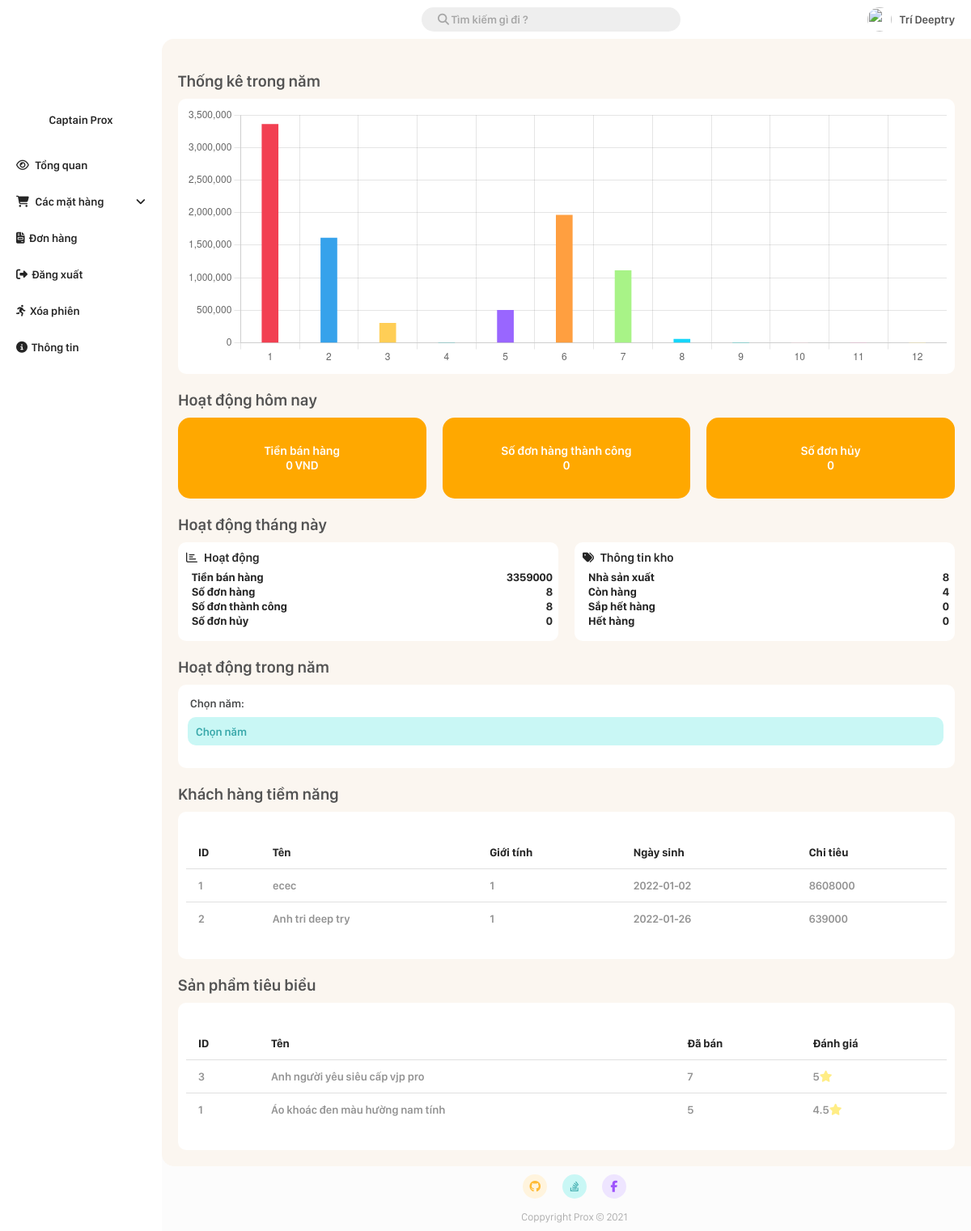
The page /Admin/index.php (signed in) on the database as committed earlier.
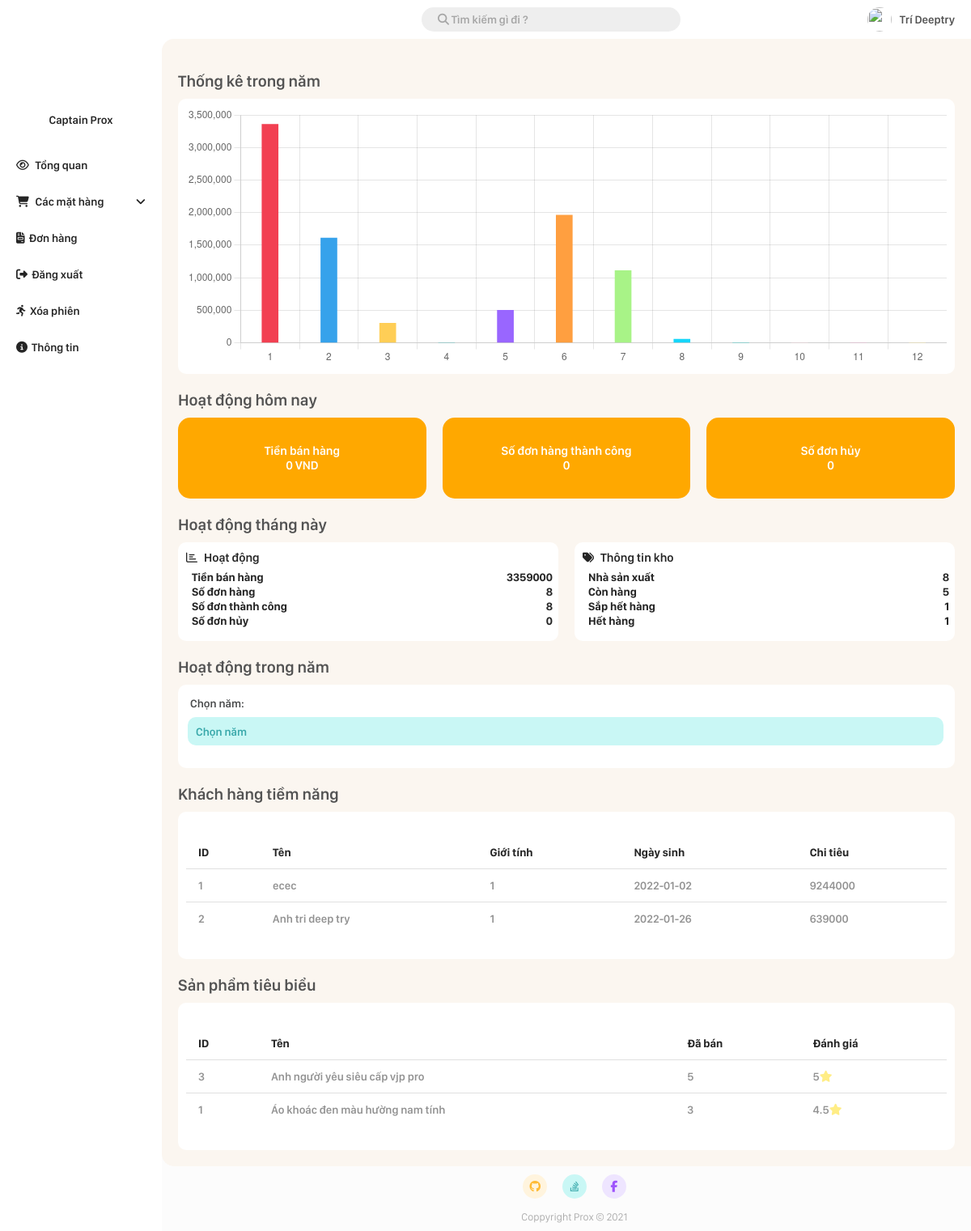
The same page on the database as committed later.
### tables this page shows
CREATE TABLE `customer` (
  `id` int(11) NOT NULL,
  `name` varchar(20) NOT NULL,
  `gender` bit(2) NOT NULL DEFAULT b'1',
  `dob` date NOT NULL,
  `email` varchar(20) NOT NULL,
  `password` varchar(20) NOT NULL,
  `phone` varchar(20) NOT NULL,
  `address` varchar(50) NOT NULL,
  `token` varchar(50) NOT NULL
);

CREATE TABLE `product` (
  `id` int(11) NOT NULL,
  `name` varchar(50) NOT NULL,
  `description` text NOT NULL,
  `image` text NOT NULL,
  `cost` double NOT NULL,
  `quantity` int(11) NOT NULL,
  `manufacturer_id` int(11) NOT NULL,
  `sold` int(11) NOT NULL DEFAULT '0',
  `type_id` int(11) NOT NULL DEFAULT '1'
);

### Admin/index.php (the view, shortened to what the changed rows need)
<!DOCTYPE html>
<html lang="en">
<head>
  <link rel="stylesheet" href="./CSS/style.css?v=3.1">
</head>
<body>
  <?php
  $query1month = "SELECT * FROM bill WHERE MONTH(TIMEDIFF(bill.time_order, CAST(CAST(NOW() AS DATE) AS DATETIME))) = 1";
  $totalOfMonth = "SELECT IFNULL(SUM(total), 0) as total_month FROM bill as t1 JOIN ( SELECT bill_detail.*,product.name,product.cost,product.cost * bill_detail.quantity as total FROM bill_detail JOIN product ON bill_detail.product_id = product.id ) as t2 ON t1.id = t2.bill_id WHERE MONTH(TIMEDIFF(t1.time_order, CAST(CAST(NOW() AS DATE) AS DATETIME))) = 1 AND t1.status = 2";
  $unSuccess_bill = 0;
  $totalOfMonthValueArray = mysqli_query($connect, $totalOfMonth);
  $totalOfMonthValue = mysqli_fetch_array($totalOfMonthValueArray);
  $success_bill_month = 0;
  $unSuccess_bill_month = 0;
  $queryMonthArray = mysqli_query($connect, $query1month);
  foreach ($queryMonthArray as $bill_month) {
    if ($bill_month['status'] == 2) {
      $success_bill_month += 1;
    } else if ($bill_month['status'] == 3) {
      $unSuccess_bill_month += 1;
    }
  }
  $manufacturer_query = "SELECT count(*) as number_of_manufacturer FROM manufacturer";
  $number_of_manufacturer_array = mysqli_query($connect, $manufacturer_query);
  $number_of_manufacturer_result = mysqli_fetch_array($number_of_manufacturer_array);
  $number_of_manufacturer_value = $number_of_manufacturer_result['number_of_manufacturer'];
  $stocking_query = "SELECT count(*) as stocking FROM product WHERE quantity > 0";
  $stocking_array = mysqli_query($connect, $stocking_query);
  $stocking_result = mysqli_fetch_array($stocking_array);
  $stocking_value = $stocking_result['stocking'];
  $out_of_stock_soon_query = "SELECT count(*) as out_of_stock_soon FROM product WHERE quantity < 20";
  $out_of_stock_soon_array = mysqli_query($connect, $out_of_stock_soon_query);
  $out_of_stock_soon_result = mysqli_fetch_array($out_of_stock_soon_array);
  $out_of_stock_soon_value = $out_of_stock_soon_result['out_of_stock_soon'];
  $out_of_stock_query = "SELECT count(*) as out_of_stock FROM product WHERE quantity < 20";
  $out_of_stock_array = mysqli_query($connect, $out_of_stock_query);
  $out_of_stock_result = mysqli_fetch_array($out_of_stock_array);
  $out_of_stock_value = $out_of_stock_result['out_of_stock'];
  $top5spending = "SELECT id,name,gender,dob,spending FROM customer as cus JOIN ( SELECT sum(total) as spending,t1.customer_id FROM bill as t1 JOIN ( SELECT bill_detail.*,product.name,product.cost,product.cost * bill_detail.quantity as total FROM bill_detail JOIN product ON bill_detail.product_id = product.id ) as t2 ON t1.id = t2.bill_id GROUP BY t1.customer_id ) as cus2 ON cus.id = cus2.customer_id ORDER BY spending DESC LIMIT 5";
  $topSpending_result = mysqli_query($connect, $top5spending);
  $top5product = "SELECT product.id,product.name,product.sold,AVG(rate_product.rating) as rate FROM product JOIN rate_product ON product.id = rate_product.product_id GROUP BY id ORDER BY sold DESC LIMIT 5";
  $topProduct = mysqli_query($connect, $top5product);
  ?>
  <div class="grid-container">
      <?php require_once "./root/navbar.php"; ?>
      <?php require_once "./root/sidebar.php"; ?>
    <div class="container-main">
      <h1 class="main-title">Thống kê trong năm</h1>
      <h1 class="main-title">Hoạt động hôm nay</h1>
      <h1 class="main-title">Hoạt động tháng này</h1>
      <div class="monthly-activity">
        <div class="monthly-activity-item">
          <table>
            <tr>
              <th class="collumn-right">
                Tiền bán hàng
              </th>
              <th class="collumn-left">
                <?= $totalOfMonthValue['total_month'] ?>
              </th>
            </tr>
            <tr>
              <th class="collumn-right">
                Số đơn hàng
              </th>
              <th class="collumn-left">
                <?= $success_bill_month + $unSuccess_bill ?>
              </th>
            </tr>
            <tr>
              <th class="collumn-right">
                Số đơn thành công
              </th>
              <th class="collumn-left">
                <?= $success_bill_month ?>
              </th>
            </tr>
            <tr>
              <th class="collumn-right">
                Số đơn hủy
              </th>
              <th class="collumn-left">
                <?= $unSuccess_bill ?>
              </th>
            </tr>
          </table>
        </div>
        <div class="monthly-activity-item">
          <table>
            <tr>
              <th class="collumn-right">
                Nhà sản xuất
              </th>
              <th class="collumn-left">
                <?= $number_of_manufacturer_value ?>
              </th>
            </tr>
            <tr>
              <th class="collumn-right">
                Còn hàng
              </th>
              <th class="collumn-left">
                <?= $stocking_value ?>
              </th>
            </tr>
            <tr>
              <th class="collumn-right">
                Sắp hết hàng
              </th>
              <th class="collumn-left">
                <?= $out_of_stock_soon_value ?>
              </th>
            </tr>
            <tr>
              <th class="collumn-right">
                Hết hàng
              </th>
              <th class="collumn-left">
                <?= $out_of_stock_value ?>
              </th>
            </tr>
          </table>
        </div>
      </div>
      <h1 class="main-title">Hoạt động trong năm</h1>
      <div class="year-activity">
        <div class="year-activity-item">
          <form action="" method="get">
            <table>
              <tr>
                <th class="collumn-right">
                  <select id="year" name="year">
                    <option value="0" selected>Chọn năm</option>
                  </select>
                </th>
              </tr>
            </table>
          </form>
          <br>
        </div>
      </div>
      <h1 class="main-title">Khách hàng tiềm năng</h1>
      <div class="year-activity">
        <div class="year-activity-item">
          <table class="styled-table">
            <thead>
              <tr>
                <th>ID</th>
                <th>Tên</th>
                <th>Giới tính</th>
                <th>Ngày sinh</th>
                <th>Chi tiêu</th>
              </tr>
            </thead>
            <tbody>
              <?php foreach ($topSpending_result as $spending) { ?>
                <tr>
                  <td><?= $spending['id'] ?></td>
                  <td><?= $spending['name'] ?></td>
                  <td><?= $spending['gender'] ?></td>
                  <td><?= $spending['dob'] ?></td>
                  <td><?= $spending['spending'] ?></td>
                </tr>
              <?php } ?>
            </tbody>
          </table>
        </div>
      </div>
      <h1 class="main-title">Sản phẩm tiêu biểu</h1>
      <div class="year-activity">
        <div class="year-activity-item">
          <table class="styled-table">
            <thead>
              <tr>
                <th>ID</th>
                <th>Tên</th>
                <th>Đã bán</th>
                <th>Đánh giá</th>
              </tr>
            </thead>
            <tbody>
              <?php foreach ($topProduct as $top) { ?>
                <tr>
                  <td><?= $top['id'] ?></th>
                  <td><?= $top['name'] ?></td>
                  <td><?= $top['sold'] ?></td>
                  <td><?= round($top['rate'],1)  ?><span style="color: #FFED85 !important;" class="fa fa-star"></span></td>
                </tr>
              <?php } ?>
            </tbody>
          </table>
        </div>
      </div>
    </div>
      <?php require_once "./root/footer.php"; ?>
  </div>
</body>
<script>
  let number_array = document.getElementsByClassName('month-data');
  let chartData = [];
  for (i = 0; i <= 11; i++) {
    let value = number_array[i].textContent;
    chartData.push(value);
  }
  console.log(chartData);
</script>
<script>
  const ctx = document.getElementById('yearChart');
  const myChart = new Chart(ctx, {
    type: 'bar',
    data: {
      labels: ['1', '2', '3', '4', '5', '6', '7', '8', '9', '10', '11', '12'],
      datasets: [{
        label: '',
        data: chartData,
        backgroundColor: [
          '#F24052',
          'rgba(54, 162, 235, 1)',
          'rgba(255, 206, 86, 1)',
          'rgba(75, 192, 192, 1)',
          'rgba(153, 102, 255, 1)',
          'rgba(255, 159, 64, 1)',
          '#A8F387',
          '#16D6FA',
          '#2ACCC8',
          '#F7D6E0',
          '#F2B5D4',
          '#FFEBA5'
        ],
        borderColor: 'transparent',
        borderWidth: 0,
        barThickness: 20
      }]
    },
    options: {
      scales: {
        y: {
          beginAtZero: true
        }
      },
      plugins: {
        legend: {
          display: false
        }
      }
    }
  });
</script>
</html>

Rows that differ between the two databases and show on the page:
computed for customer "ecec": spending "8608000" → "9244000"
changed product "Anh người yêu siêu cấp vjp pro": sold "7" → "5"
changed product "Áo khoác đen màu hường nam tính": sold "5" → "3"
Other text that changed with them:
$stocking_value: "4" → "5"
$out_of_stock_soon_value: "0" → "1"
$out_of_stock_value: "0" → "1"
